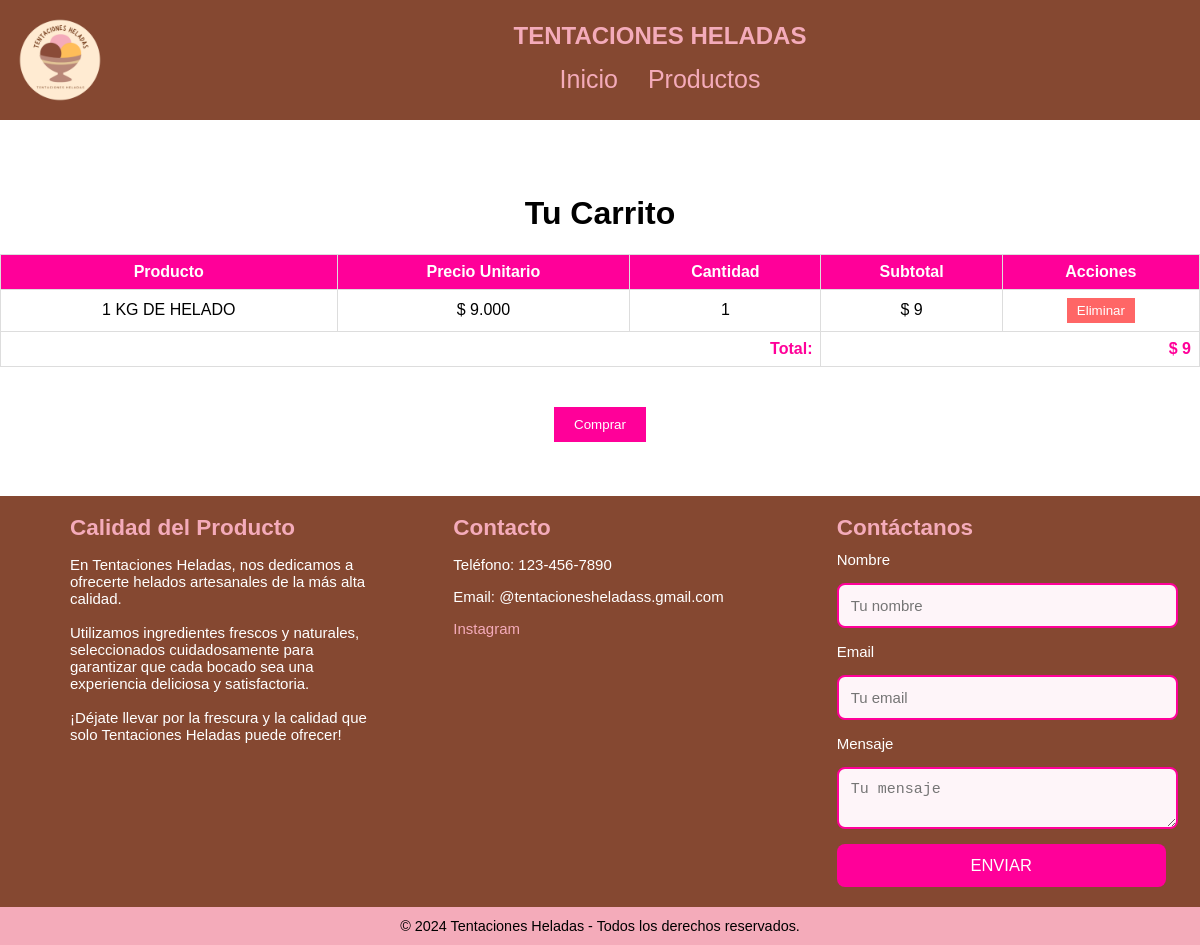
The page /cliente/carrito.php (signed in) on the database its author committed.
### tables this page shows
CREATE TABLE `carrito` (
  `ID` int(11) NOT NULL,
  `cliente_id` int(11) NOT NULL,
  `producto_id` int(11) NOT NULL,
  `cantidad` int(11) NOT NULL,
  `fecha_agregado` datetime NOT NULL
);

CREATE TABLE `productos` (
  `ID` int(255) NOT NULL,
  `nombre` varchar(255) NOT NULL,
  `categoria_id` int(11) DEFAULT NULL,
  `Precio` varchar(11) NOT NULL,
  `imagen` varchar(255) NOT NULL,
  `stock` varchar(255) NOT NULL
);

### cliente/carrito.php (the view, shortened to what this page needs)
<?php
include '../db.php';
$cliente_id = $_SESSION['cliente_id'];
$query = "SELECT carrito.producto_id, productos.nombre, productos.precio, carrito.cantidad
          FROM carrito
          JOIN productos ON carrito.producto_id = productos.ID
          WHERE carrito.cliente_id = ?";
$stmt = $conn->prepare($query);
$stmt->bind_param("i", $cliente_id);
$stmt->execute();
$result = $stmt->get_result();
?>
<!DOCTYPE html>
<html lang="es">
<head>
</head>
<body>
<header>
    <div class="header-left">
            <img class="logo" src="../img/logo.png"   alt="logo">
            <div class="header-info">
                <h1>TENTACIONES HELADAS</h1>
                    <div class="nav-links" class="dropdown">
                        <a class="grande" href="index-cliente.php">Inicio</a>
                        <a class="grande" href="helados_clientes.php">Productos</a>
                    </div>
        </div>
    </header>
<br><br><br>
<h1 style="text-align:center;">Tu Carrito</h1>
<table class="carrito-tabla">
    <tr>
        <th>Producto</th>
        <th>Precio Unitario</th>
        <th>Cantidad</th>
        <th>Subtotal</th>
        <th>Acciones</th>
    </tr>
    <?php
    $total = 0;
    if ($result->num_rows > 0) {
        while ($row = $result->fetch_assoc()) {
            $subtotal = $row['precio'] * $row['cantidad'];
            $total += $subtotal;
            echo "<tr>
                    <td>{$row['nombre']}</td>
                    <td>$ {$row['precio']}</td>
                    <td>{$row['cantidad']}</td>
                    <td>$ {$subtotal}</td>
                    <td>
                        <form action='eliminar_producto.php' method='post' style='display:inline;'>
                            <input type='hidden' name='producto_id' value='{$row['producto_id']}'>
                            <button type='submit' name='eliminar' class='boton-eliminar'>Eliminar</button>
                        </form>
                    </td>
                  </tr>";
        }
        echo "<tr>
                <td colspan='3' class='total'>Total:</td>
                <td colspan='2' class='total'>$ {$total}</td>
              </tr>";
    } else {
        echo "<tr><td colspan='5'>Tu carrito está vacío.</td></tr>";
    }
    ?>
</table>
<div style="text-align: center;">
    <form action="comprar.php" method="post">
        <button type="submit" name="comprar" class="boton-comprar">Comprar</button>
    </form>
</div>
<br><br><br>
<footer class="pie-pagina">
    <div class="grupo-1">
        <div class="box">
            <h2>Calidad del Producto</h2>
            <p>En Tentaciones Heladas, nos dedicamos a ofrecerte helados artesanales de la más alta calidad. <br><br>
                Utilizamos ingredientes frescos y naturales, seleccionados cuidadosamente para garantizar que
                cada bocado sea una experiencia deliciosa y satisfactoria. <br> <br>¡Déjate llevar por la
                frescura y la calidad que solo Tentaciones Heladas puede ofrecer!</p>
        </div>
        <div class="box">
            <h2>Contacto</h2>
            <p>Teléfono: 123-456-7890</p>
            <p>Email: @tentacionesheladass.gmail.com</p>
            <a href="https://www.instagram.com/tentacionesheladass/?hl=es">Instagram</a>
        </div>
        <div class="box">
            <h2>Contáctanos</h2>
            <form action="../guardar_contacto.php" method="POST" class="contact-form">
                <label for="nombre">Nombre </label>
                <input type="text" id="nombre" name="nombre" required placeholder="Tu nombre">
                <label for="email">Email </label>
                <input type="email" id="email" name="email" required placeholder="Tu email">
                <label for="mensaje">Mensaje </label>
                <textarea id="mensaje" name="mensaje" required placeholder="Tu mensaje"></textarea>
                <button type="submit">ENVIAR</button>
            </form>
        </div>
    </div>
    <div class="grupo-2">
        <small>&copy; 2024 Tentaciones Heladas - Todos los derechos reservados.</small>
    </div>
</footer>
</body>
</html>

### cliente/carrito.php (style rules this page uses)
.carrito-tabla { width: 100%; border-collapse: collapse; margin: 20px auto; text-align: center; }
.carrito-tabla th, .carrito-tabla td { border: 1px solid #ddd; padding: 8px; }
.carrito-tabla th { background-color: #ff0099; color: white; font-weight: bold; }
.total { font-weight: bold; color: #ff0099; text-align: right; padding: 10px; }
.boton-eliminar { background-color: #ff6666; border: none; color: white; padding: 5px 10px; cursor: pointer; }
.boton-comprar { margin-top: 20px; background-color: #ff0099; color: white; padding: 10px 20px; border: none; cursor: pointer; }
body { font-family: Arial, sans-serif; margin: 0; padding: 0; }
header { background-color: #854831; color: #f4abba; padding: 10px; display: flex; align-items: center; justify-content: space-between; flex-wrap: wrap; }
.header-left { display: flex; align-items: center; gap: 20px; flex: 1; }
.logo { max-width: 100px; }
.header-info { display: flex; flex-direction: column; align-items: center; text-align: center; width: 100%; }
.header-info h1 { margin: 0; font-size: 24px; }
.nav-links { display: flex; align-items: center; gap: 20px; margin-top: 10px; }
.nav-links a { color: #f4abba; text-decoration: none; padding: 5px; }
.pie-pagina { background-color: #854831; padding: 0%; color: #FFFFFF; }
.grupo-1 { display: flex; justify-content: space-between; max-width: 1200px; margin: auto; padding-right: 50px; font-size:15px; }
.box { width: 30%; text-align: left; padding-left: 70px; }
.box h2 { font-size: 1.5em; color: #f4abba; margin-bottom: 10px; }
.box p, .box a { font-size: 1em; color: ##FFFFFF; }
.box a { text-decoration: none; color: #f4abba; }
.contact-form { display: flex; flex-direction: column; gap: 15px; }
.contact-form label { font-size: 1em; color: ##FFFFFF; }
.contact-form input, .contact-form textarea { width: 100%; padding: 12px; border: 2px solid #ff0099; border-radius: 8px; font-size: 1em; background-color: #fef5f9; color: #5d4037; }
.contact-form button { background-color: #ff0099; color: white; border: none; padding: 12px; border-radius: 8px; cursor: pointer; font-size: 1.1em; transition: background-color 0.3s ease; width: 105%; }
.grupo-2 { text-align: center; margin-top: 20px; background-color: #f4abba; color: black; padding: 10px 0; }
.grupo-2 small { font-size: 0.9em; }
.grande { font-size:25px; }

### rows shown on the page
carrito: producto.nombre "1 KG DE HELADO", producto.Precio "9.000", cantidad "1", subtotal "9"

### other values the page prints
$total "9"
